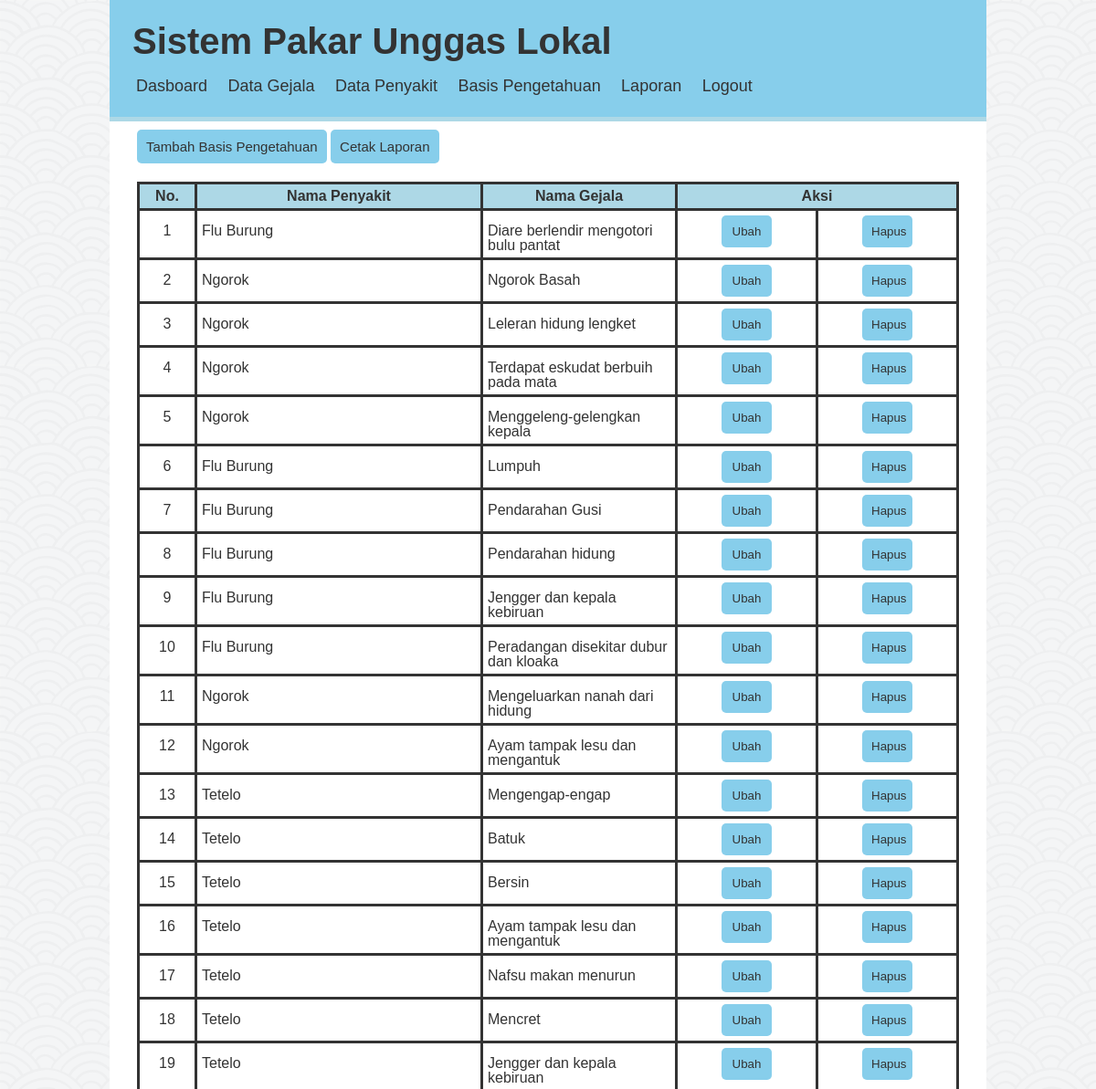
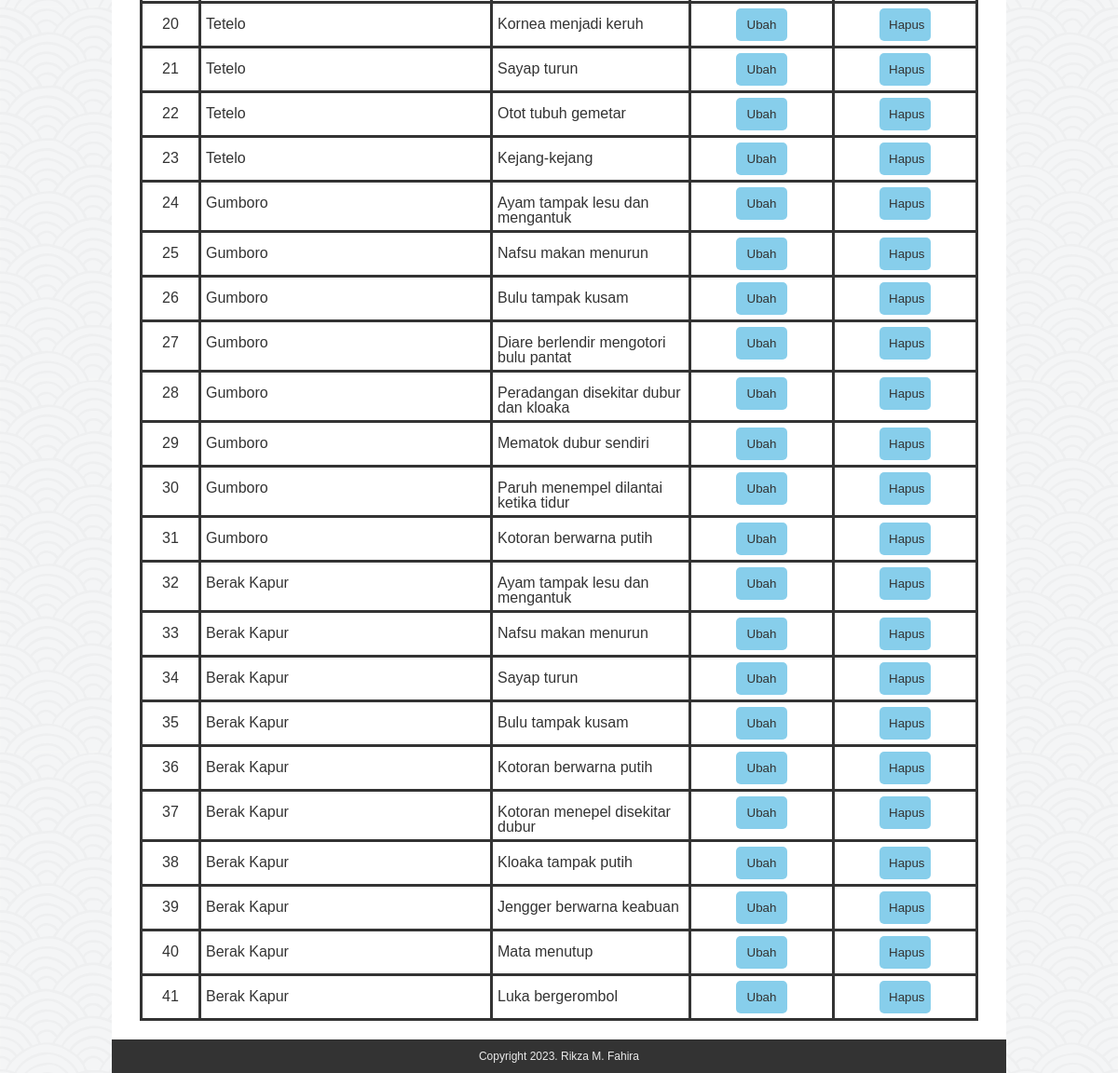
Screenshot of /admin/pengetahuan.php with the database file from the repository (2 pictures, top to bottom).
### tables this page shows
CREATE TABLE `pengetahuan` (
  `id_pengetahuan` int(6) NOT NULL,
  `id_penyakit` varchar(6) NOT NULL,
  `id_gejala` varchar(6) NOT NULL
);

CREATE TABLE `penyakit` (
  `id_penyakit` varchar(6) NOT NULL,
  `nm_penyakit` varchar(25) NOT NULL,
  `keterangan` text NOT NULL,
  `pengendalian` text NOT NULL
);

CREATE TABLE `gejala` (
  `id_gejala` varchar(6) NOT NULL,
  `nm_gejala` varchar(45) NOT NULL
);

### admin/pengetahuan.php (the view, shortened to what this page needs)
<!DOCTYPE html>
<html>
<head>
	<link rel="stylesheet" href="../a.css">
</head>
<body>
<div class="container">
	<div class="header">
        <h1>Sistem Pakar Unggas Lokal</h1>
		 <ul>
	    	<li><a href="dasboard.php">Dasboard</a></li>
	    	<li><a href="datagejala.php">Data Gejala</a></li>
	    	<li><a href="datapenyakit.php">Data Penyakit</a></li>
	    	<li><a href="pengetahuan.php">Basis Pengetahuan</a></li>
            <li><a href="lppertahun.php">Laporan</a></li>
	    	<li><a href="../index.php">Logout</a></li>
	    </ul>
	</div>
	<div class="contadmin" >
        <div class="bttambah">
        <a href="tambahpengetahuan.php">Tambah Basis Pengetahuan</a>
        <a href="cetakpengetahuan.php">Cetak Laporan</a>
        </div>
        <table>
            <tr style="background-color: lightblue; font-weight: bold;">
                <th width="50px">No.</th>
                <th width="300px">Nama Penyakit</th>
                <th width="200px">Nama Gejala</th>
                <th colspan="2" width="200px">Aksi</th>
            </tr>
            <?php
            $koneksi = mysqli_connect("localhost", "root", "", "db_sispaayam1");
            $hasil = mysqli_query($koneksi, "SELECT p.id_pengetahuan, penyakit.nm_penyakit, gejala.nm_gejala
                                                FROM pengetahuan p
                                                INNER JOIN penyakit ON p.id_penyakit = penyakit.id_penyakit
                                                INNER JOIN gejala ON p.id_gejala = gejala.id_gejala");
            $no = 1;
            while ($tampil = mysqli_fetch_array($hasil)) { ?>
                <tr>
                    <td><?php echo $no ?></td>
                    <td style="text-align: left;"><?php echo $tampil["nm_penyakit"]; ?></td>
                    <td style="text-align: left;"><?php echo $tampil["nm_gejala"]; ?></td>
                    <td>
                        <button><a href="ubahpengetahuan.php?id_pengetahuan=<?php echo $tampil["id_pengetahuan"]; ?>">Ubah</a></button>
                    </td>
                    <td>
                        <button><a href="hapuspengetahuan.php?id_pengetahuan=<?php echo $tampil["id_pengetahuan"]; ?>">Hapus</a></button>
                    </td>
                </tr>
                <?php $no++; } ?>
        </table>
    </div>
	<div class="footer">
		<p class="copy">Copyright 2023. Rikza M. Fahira</p>
	</div>
</div>
</body>
</html>

### a.css (style rules this page uses)
html, body, div, span, applet, object, iframe, h1, h2, h3, h4, h5, h6, p, blockquote, pre, a, abbr, acronym, address, big, cite, code, del, dfn, em, img, ins, kbd, q, s, samp, small, strike, strong, sub, sup, tt, var, b, u, i, center, dl, dt, dd, ol, ul, li, fieldset, form, label, legend, table, caption, tbody, tfoot, thead, tr, th, td, article, aside, canvas, details, embed, figure, figcaption, footer, header, hgroup, menu, nav, output, ruby, section, summary, time, mark, audio, video { margin: 0; padding: 0; border: 0; font-size: 100%; font: inherit; vertical-align: baseline; }
body { line-height: 1; }
ol, ul { list-style: none; }
table { border-collapse: collapse; border-spacing: 0; }
body { background-image: url(user/seigaiha.png); font-family: arial, sans-serif; color: #333; }
.container { width: 960px; margin: auto; background-color: #fff; box-sizing: border-box; }
.header { padding: 25px; background-color: skyblue; border-bottom: 5px solid lightblue; }
.header h1 { font-size: 40px; font-weight: bold; }
.header ul li { display: inline-block; margin-top: 20px; margin-right: 10px; }
.header li a { text-decoration: none; font-size: 18px; color: #333; padding: 4px; }
.footer { padding: 12px; background-color: #333; }
.footer p { font-size: 12px; color: #eaeaea; text-align: center; }
.contadmin { padding: 20px; box-sizing: border-box; height: 100%; }
.contadmin table { width: 900px; box-sizing: border-box; margin: auto; overflow: auto; }
.contadmin tr th, td { border: 3px solid #333; padding: 5px; text-align: center; }
.contadmin button { width: 55px; border: none; padding: 10px; background-color: skyblue; border-radius: 5px; }
.contadmin a { color: #333; text-decoration: none; }
.bttambah { margin-bottom: 30px; margin-left: 10px; }
.bttambah a { padding: 10px; text-decoration: none; font-size: 15px; color: #333; background-color: skyblue; border-radius: 5px; }

### rows the page displays
pengetahuan: id_penyakit.nm_penyakit "Flu Burung", id_gejala.nm_gejala "Diare berlendir mengotori bulu pantat"
pengetahuan: id_penyakit.nm_penyakit "Ngorok", id_gejala.nm_gejala "Ngorok Basah"
pengetahuan: id_penyakit.nm_penyakit "Ngorok", id_gejala.nm_gejala "Leleran hidung lengket"
pengetahuan: id_penyakit.nm_penyakit "Ngorok", id_gejala.nm_gejala "Terdapat eskudat berbuih pada mata"
pengetahuan: id_penyakit.nm_penyakit "Ngorok", id_gejala.nm_gejala "Menggeleng-gelengkan kepala"
pengetahuan: id_penyakit.nm_penyakit "Flu Burung", id_gejala.nm_gejala "Lumpuh"
pengetahuan: id_penyakit.nm_penyakit "Flu Burung", id_gejala.nm_gejala "Pendarahan Gusi"
pengetahuan: id_penyakit.nm_penyakit "Flu Burung", id_gejala.nm_gejala "Pendarahan hidung"
pengetahuan: id_penyakit.nm_penyakit "Flu Burung", id_gejala.nm_gejala "Jengger dan kepala kebiruan"
pengetahuan: id_penyakit.nm_penyakit "Flu Burung", id_gejala.nm_gejala "Peradangan disekitar dubur dan kloaka"
pengetahuan: id_penyakit.nm_penyakit "Ngorok", id_gejala.nm_gejala "Mengeluarkan nanah dari hidung"
pengetahuan: id_penyakit.nm_penyakit "Ngorok", id_gejala.nm_gejala "Ayam tampak lesu dan mengantuk"
pengetahuan: id_penyakit.nm_penyakit "Tetelo", id_gejala.nm_gejala "Mengengap-engap"
pengetahuan: id_penyakit.nm_penyakit "Tetelo", id_gejala.nm_gejala "Batuk"
pengetahuan: id_penyakit.nm_penyakit "Tetelo", id_gejala.nm_gejala "Bersin"
pengetahuan: id_penyakit.nm_penyakit "Tetelo", id_gejala.nm_gejala "Ayam tampak lesu dan mengantuk"
pengetahuan: id_penyakit.nm_penyakit "Tetelo", id_gejala.nm_gejala "Nafsu makan menurun"
pengetahuan: id_penyakit.nm_penyakit "Tetelo", id_gejala.nm_gejala "Mencret"
pengetahuan: id_penyakit.nm_penyakit "Tetelo", id_gejala.nm_gejala "Jengger dan kepala kebiruan"
pengetahuan: id_penyakit.nm_penyakit "Tetelo", id_gejala.nm_gejala "Kornea menjadi keruh"
pengetahuan: id_penyakit.nm_penyakit "Tetelo", id_gejala.nm_gejala "Sayap turun"
pengetahuan: id_penyakit.nm_penyakit "Tetelo", id_gejala.nm_gejala "Otot tubuh gemetar"
pengetahuan: id_penyakit.nm_penyakit "Tetelo", id_gejala.nm_gejala "Kejang-kejang"
pengetahuan: id_penyakit.nm_penyakit "Gumboro", id_gejala.nm_gejala "Ayam tampak lesu dan mengantuk"
pengetahuan: id_penyakit.nm_penyakit "Gumboro", id_gejala.nm_gejala "Nafsu makan menurun"
pengetahuan: id_penyakit.nm_penyakit "Gumboro", id_gejala.nm_gejala "Bulu tampak kusam"
pengetahuan: id_penyakit.nm_penyakit "Gumboro", id_gejala.nm_gejala "Diare berlendir mengotori bulu pantat"
pengetahuan: id_penyakit.nm_penyakit "Gumboro", id_gejala.nm_gejala "Peradangan disekitar dubur dan kloaka"
pengetahuan: id_penyakit.nm_penyakit "Gumboro", id_gejala.nm_gejala "Mematok dubur sendiri"
pengetahuan: id_penyakit.nm_penyakit "Gumboro", id_gejala.nm_gejala "Paruh menempel dilantai ketika tidur"
pengetahuan: id_penyakit.nm_penyakit "Gumboro", id_gejala.nm_gejala "Kotoran berwarna putih"
pengetahuan: id_penyakit.nm_penyakit "Berak Kapur", id_gejala.nm_gejala "Ayam tampak lesu dan mengantuk"
pengetahuan: id_penyakit.nm_penyakit "Berak Kapur", id_gejala.nm_gejala "Nafsu makan menurun"
pengetahuan: id_penyakit.nm_penyakit "Berak Kapur", id_gejala.nm_gejala "Sayap turun"
pengetahuan: id_penyakit.nm_penyakit "Berak Kapur", id_gejala.nm_gejala "Bulu tampak kusam"
pengetahuan: id_penyakit.nm_penyakit "Berak Kapur", id_gejala.nm_gejala "Kotoran berwarna putih"
pengetahuan: id_penyakit.nm_penyakit "Berak Kapur", id_gejala.nm_gejala "Kotoran menepel disekitar dubur"
pengetahuan: id_penyakit.nm_penyakit "Berak Kapur", id_gejala.nm_gejala "Kloaka tampak putih"
pengetahuan: id_penyakit.nm_penyakit "Berak Kapur", id_gejala.nm_gejala "Jengger berwarna keabuan"
pengetahuan: id_penyakit.nm_penyakit "Berak Kapur", id_gejala.nm_gejala "Mata menutup"
pengetahuan: id_penyakit.nm_penyakit "Berak Kapur", id_gejala.nm_gejala "Luka bergerombol"
